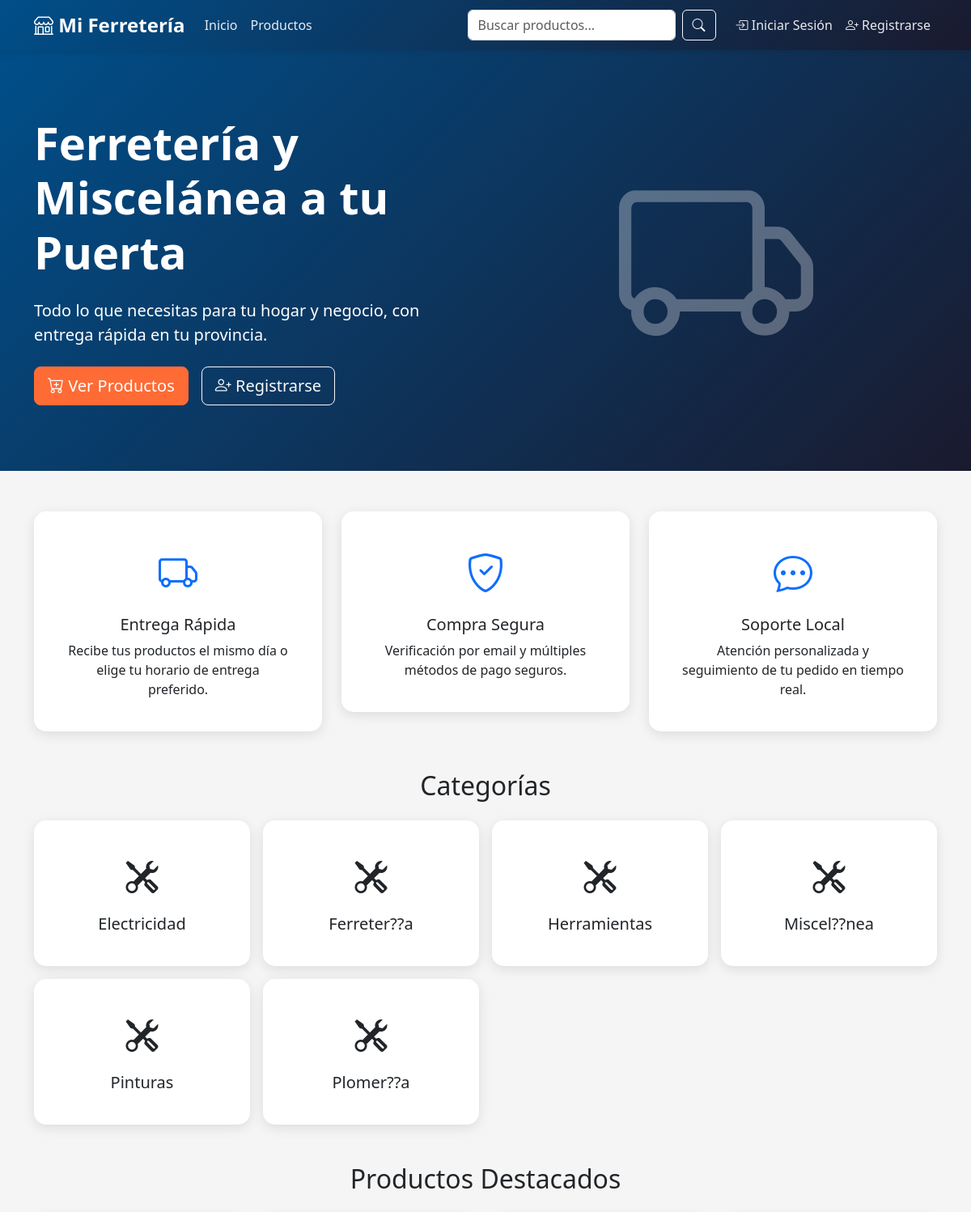
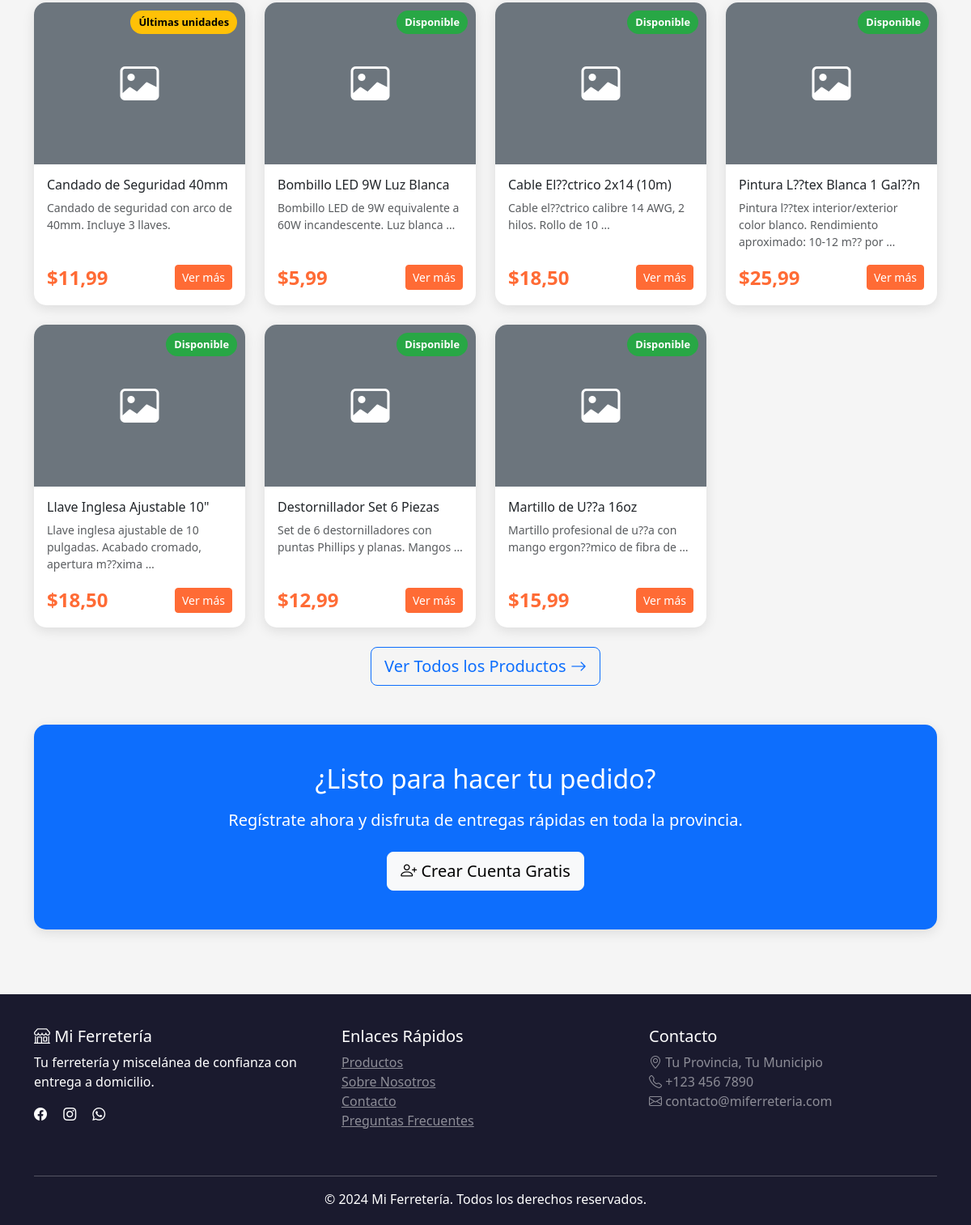
The page / on the database its author committed (2 pictures, top to bottom).
### shop/models.py (models this page shows, shortened)
class Category(models.Model):
    name = models.CharField(max_length=100, verbose_name="Nombre")
    description = models.TextField(blank=True, verbose_name="Descripción")
    slug = models.SlugField(unique=True, db_index=True)  # ✅ ÍNDICE: Para búsquedas por slug
    created_at = models.DateTimeField(auto_now_add=True, db_index=True)  # ✅ ÍNDICE: Para ordenar
    class Meta:
        verbose_name = "Categoría"
        verbose_name_plural = "Categorías"
        ordering = ['name']
        indexes = [
            models.Index(fields=['name']),
        ]

class Product(models.Model):
    category = models.ForeignKey(
        Category,
        on_delete=models.CASCADE,
        related_name='products',
        verbose_name="Categoría",
        db_index=True  # ✅ ÍNDICE: Para búsquedas por categoría
    )
    name = models.CharField(max_length=200, verbose_name="Nombre", db_index=True)  # ✅ ÍNDICE: Para búsquedas
    description = models.TextField(verbose_name="Descripción")
    price = models.DecimalField(
        max_digits=10,
        decimal_places=2,
        validators=[MinValueValidator(Decimal('0.01'))],
        verbose_name="Precio",
        db_index=True  # ✅ ÍNDICE: Para ordenar por precio
    )
    stock = models.IntegerField(
        default=0,
        validators=[MinValueValidator(0)],
        verbose_name="Stock",
        db_index=True  # ✅ ÍNDICE: Para filtros de stock
    )
    image = models.ImageField(upload_to='products/', blank=True, null=True, verbose_name="Imagen")
    is_active = models.BooleanField(default=True, verbose_name="Activo", db_index=True)  # ✅ ÍNDICE: Filtro común
    featured = models.BooleanField(default=False, verbose_name="Destacado", db_index=True)  # ✅ ÍNDICE: Para featured
    sku = models.CharField(max_length=50, unique=True, verbose_name="SKU", db_index=True)  # ✅ ÍNDICE: Búsquedas por SKU
    created_at = models.DateTimeField(auto_now_add=True, db_index=True)  # ✅ ÍNDICE: Para ordenar
    updated_at = models.DateTimeField(auto_now=True)
    class Meta:
        verbose_name = "Producto"
        verbose_name_plural = "Productos"
        ordering = ['-created_at']
        indexes = [
            models.Index(fields=['category', 'is_active', '-created_at']),
            models.Index(fields=['featured', 'is_active']),
            models.Index(fields=['is_active', 'stock']),
            models.Index(fields=['name', 'is_active']),
        ]

### shop/views/products.py (the view)
# urls.py: 2. Add a URL to urlpatterns:  path('', views.home, name='home')
def home(request):
    featured_products = Product.objects.filter(is_active=True, featured=True)[:8]
    categories = Category.objects.all()
    context = {
        'featured_products': featured_products,
        'categories': categories,
    }
    return render(request, 'shop/home.html', context)

### shop/templates/shop/home.html (shortened to what this page needs)
{% extends 'shop/base.html' %}
{% block content %}
<section class="hero-section">
    <div class="container">
        <div class="row align-items-center">
            <div class="col-lg-6">
                <h1 class="display-4 fw-bold mb-4">Ferretería y Miscelánea a tu Puerta</h1>
                <p class="lead mb-4">Todo lo que necesitas para tu hogar y negocio, con entrega rápida en tu provincia.</p>
                <div class="d-flex gap-3">
                    <a href="{% url 'shop:product_list' %}" class="btn btn-primary btn-lg">
                        <i class="bi bi-cart-plus"></i> Ver Productos
                    </a>
                    {% if not user.is_authenticated %}
                        <a href="{% url 'shop:register' %}" class="btn btn-outline-light btn-lg">
                            <i class="bi bi-person-plus"></i> Registrarse
                        </a>
                    {% endif %}
                </div>
            </div>
            <div class="col-lg-6 text-center">
                <i class="bi bi-truck" style="font-size: 15rem; opacity: 0.3;"></i>
            </div>
        </div>
    </div>
</section>
<section class="container mb-5">
    <div class="row g-4">
        <div class="col-md-4">
            <div class="card text-center p-4">
                <div class="card-body">
                    <i class="bi bi-truck text-primary" style="font-size: 3rem;"></i>
                    <h5 class="card-title mt-3">Entrega Rápida</h5>
                    <p class="card-text">Recibe tus productos el mismo día o elige tu horario de entrega preferido.</p>
                </div>
            </div>
        </div>
        <div class="col-md-4">
            <div class="card text-center p-4">
                <div class="card-body">
                    <i class="bi bi-shield-check text-primary" style="font-size: 3rem;"></i>
                    <h5 class="card-title mt-3">Compra Segura</h5>
                    <p class="card-text">Verificación por email y múltiples métodos de pago seguros.</p>
                </div>
            </div>
        </div>
        <div class="col-md-4">
            <div class="card text-center p-4">
                <div class="card-body">
                    <i class="bi bi-chat-dots text-primary" style="font-size: 3rem;"></i>
                    <h5 class="card-title mt-3">Soporte Local</h5>
                    <p class="card-text">Atención personalizada y seguimiento de tu pedido en tiempo real.</p>
                </div>
            </div>
        </div>
    </div>
</section>
{% if categories %}
<section class="container mb-5">
    <h2 class="text-center mb-4">Categorías</h2>
    <div class="row g-3">
        {% for category in categories %}
        <div class="col-md-3 col-sm-6">
            <a href="{% url 'shop:product_list' %}?category={{ category.slug }}" class="text-decoration-none">
                <div class="card category-card text-center p-4">
                    <div class="card-body">
                        <i class="bi bi-tools" style="font-size: 2.5rem;"></i>
                        <h5 class="card-title mt-3 mb-0">{{ category.name }}</h5>
                    </div>
                </div>
            </a>
        </div>
        {% endfor %}
    </div>
</section>
{% endif %}
{% if featured_products %}
<section class="container mb-5">
    <h2 class="text-center mb-4">Productos Destacados</h2>
    <div class="row g-4">
        {% for product in featured_products %}
        <div class="col-lg-3 col-md-4 col-sm-6">
            <div class="card h-100">
                <div class="position-relative">
                    {% if product.image %}
                        <img src="{{ product.image.url }}" class="card-img-top product-image" alt="{{ product.name }}">
                    {% else %}
                        <div class="product-image bg-secondary d-flex align-items-center justify-content-center">
                            <i class="bi bi-image text-white" style="font-size: 3rem;"></i>
                        </div>
                    {% endif %}
                    {% if product.stock == 0 %}
                        <span class="stock-badge out-of-stock">Agotado</span>
                    {% elif product.stock < 10 %}
                        <span class="stock-badge low-stock">Últimas unidades</span>
                    {% else %}
                        <span class="stock-badge in-stock">Disponible</span>
                    {% endif %}
                </div>
                <div class="card-body d-flex flex-column">
                    <h6 class="card-title">{{ product.name }}</h6>
                    <p class="card-text text-muted small flex-grow-1">
                        {{ product.description|truncatewords:10 }}
                    </p>
                    <div class="d-flex justify-content-between align-items-center mt-auto">
                        <span class="price-tag">${{ product.price }}</span>
                        <a href="{% url 'shop:product_detail' product.pk %}" class="btn btn-sm btn-primary">
                            Ver más
                        </a>
                    </div>
                </div>
            </div>
        </div>
        {% endfor %}
    </div>
    <div class="text-center mt-4">
        <a href="{% url 'shop:product_list' %}" class="btn btn-outline-primary btn-lg">
            Ver Todos los Productos <i class="bi bi-arrow-right"></i>
        </a>
    </div>
</section>
{% endif %}
<section class="container mb-5">
    <div class="card bg-primary text-white">
        <div class="card-body text-center p-5">
            <h2 class="mb-3">¿Listo para hacer tu pedido?</h2>
            <p class="lead mb-4">Regístrate ahora y disfruta de entregas rápidas en toda la provincia.</p>
            {% if not user.is_authenticated %}
                <a href="{% url 'shop:register' %}" class="btn btn-light btn-lg">
                    <i class="bi bi-person-plus"></i> Crear Cuenta Gratis
                </a>
            {% else %}
                <a href="{% url 'shop:product_list' %}" class="btn btn-light btn-lg">
                    <i class="bi bi-cart-plus"></i> Empezar a Comprar
                </a>
            {% endif %}
        </div>
    </div>
</section>
{% endblock %}

### shop/templates/shop/base.html (style rules this page uses)
:root { --primary-color: #ff6b35; --secondary-color: #004e89; --dark-color: #1a1a2e; --light-color: #f5f5f5; }
body { font-family: 'Segoe UI', Tahoma, Geneva, Verdana, sans-serif; background-color: var(--light-color); }
.btn-primary { background-color: var(--primary-color); border-color: var(--primary-color); transition: all 0.3s; }
.card { border: none; border-radius: 15px; box-shadow: 0 4px 15px rgba(0,0,0,0.1); transition: transform 0.3s, box-shadow 0.3s; }
.product-image { height: 200px; object-fit: cover; border-radius: 15px 15px 0 0; }
.hero-section { background: linear-gradient(135deg, var(--secondary-color) 0%, var(--dark-color) 100%); color: white; padding: 80px 0; margin-bottom: 50px; }
.category-card { cursor: pointer; transition: all 0.3s; }
.price-tag { font-size: 1.5rem; font-weight: bold; color: var(--primary-color); }
.stock-badge { position: absolute; top: 10px; right: 10px; padding: 5px 10px; border-radius: 20px; font-size: 0.8rem; font-weight: bold; }
.in-stock { background-color: #28a745; color: white; }
.low-stock { background-color: #ffc107; color: #000; }

### rows shown on the page
Category: name "Electricidad"
Category: name "Ferreter??a"
Category: name "Herramientas"
Category: name "Miscel??nea"
Category: name "Pinturas"
Category: name "Plomer??a"
Product: stock "Últimas unidades", name "Candado de Seguridad 40mm", description "Candado de seguridad con arco de 40mm. Incluye 3 llaves.", price "11,99"
Product: stock "Disponible", name "Bombillo LED 9W Luz Blanca", description "Bombillo LED de 9W equivalente a 60W incandescente. Luz blanca …", price "5,99"
Product: stock "Disponible", name "Cable El??ctrico 2x14 (10m)", description "Cable el??ctrico calibre 14 AWG, 2 hilos. Rollo de 10 …", price "18,50"
Product: stock "Disponible", name "Pintura L??tex Blanca 1 Gal??n", description "Pintura l??tex interior/exterior color blanco. Rendimiento aproximado: 10-12 m?? por …", price "25,99"
Product: stock "Disponible", name "Llave Inglesa Ajustable 10\"", description "Llave inglesa ajustable de 10 pulgadas. Acabado cromado, apertura m??xima …", price "18,50"
Product: stock "Disponible", name "Destornillador Set 6 Piezas", description "Set de 6 destornilladores con puntas Phillips y planas. Mangos …", price "12,99"
Product: stock "Disponible", name "Martillo de U??a 16oz", description "Martillo profesional de u??a con mango ergon??mico de fibra de …", price "15,99"
